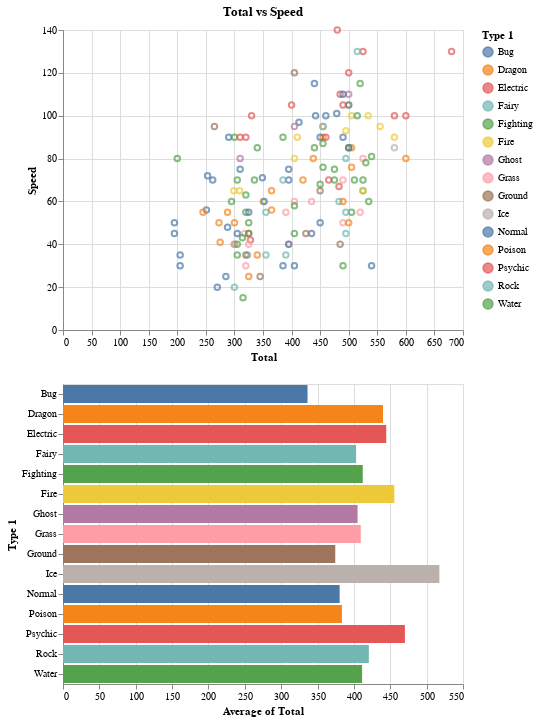

Notebook cell for this chart:
### Code cell
multi = alt.selection_multi()

scatter = alt.Chart(df).mark_point().encode(
   x='Total',
   y='Speed',
   color=alt.condition(multi, 'Type 1', alt.value('darkgray'))
).properties(
   selection=multi,
   title='Total vs Speed'
)

bar = alt.Chart(df).mark_bar().encode(
   x='average(Total)', 
   y='Type 1', 
   color='Type 1'
)

scatter & bar

### Figure 1 — Vega-Lite specification as saved in the notebook (floating-point values rounded to 4 significant figures; data arrays with more than 128 entries replaced by an {"elided": "..."} marker saying what was removed)
{"config": {"view": {"continuousWidth": 400, "continuousHeight": 300}}, "vconcat": [{"mark": "point", "encoding": {"color": {"condition": {"field": "Type 1", "type": "nominal", "selection": "selector006"}, "value": "darkgray"}, "x": {"field": "Total", "type": "quantitative"}, "y": {"field": "Speed", "type": "quantitative"}}, "selection": {"selector006": {"type": "multi"}}, "title": "Total vs Speed"}, {"mark": "bar", "encoding": {"color": {"field": "Type 1", "type": "nominal"}, "x": {"aggregate": "average", "field": "Total", "type": "quantitative"}, "y": {"field": "Type 1", "type": "nominal"}}}], "data": {"name": "data-5eafba443aa54ea1789fab40add1f57d"}, "$schema": "https://vega.github.io/schema/vega-lite/v4.17.0.json", "datasets": {"data-5eafba443aa54ea1789fab40add1f57d": {"elided": "151 records"}}}
